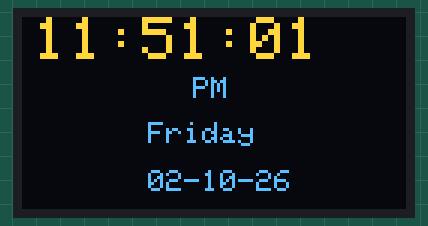
A sketch run on a simulated Arduino Uno, built with avr-gcc and run on an emulated ATmega328P. Shown: 128×64 one-colour display. The OLED is the two-colour kind (top 16 rows yellow).

Above: at 1.1 s.
At 5.1 s:
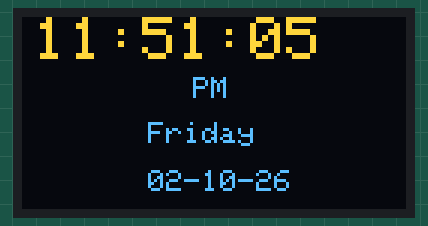
At 10.1 s:
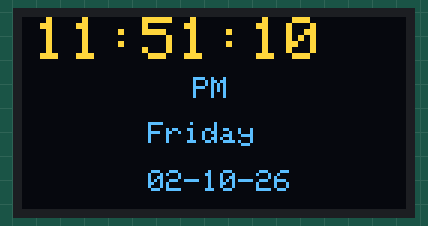
At 19.1 s:
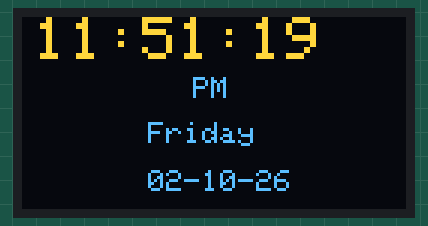
At 28.1 s:
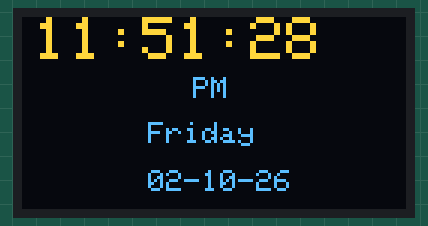
At 38.1 s:
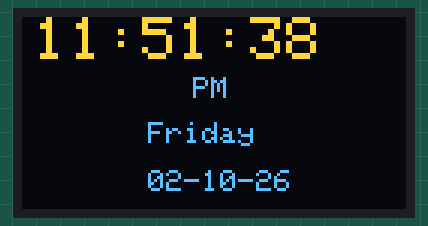

Measured:
- what the display in image 0 shows lasts 1.0 s, from 1.0 s to 2.0 s

The sketch:

digi_clock_simple_version.ino
```cpp
#include <Wire.h>
#include <Adafruit_GFX.h>
#include <Adafruit_SSD1306.h>

#define SCREEN_WIDTH 128
#define SCREEN_HEIGHT 64

Adafruit_SSD1306 display(SCREEN_WIDTH, SCREEN_HEIGHT, &Wire, -1);


// ================= TIME =================

// Starting time: 11:49 PM
int hour = 23;
int minute = 51;
int second = 0;


// ================= DATE =================

// Starting date: Friday, 02-10-26
int day = 2;
int month = 10;
int year = 2026;

// 0 = Sunday
// 1 = Monday
// 2 = Tuesday
// 3 = Wednesday
// 4 = Thursday
// 5 = Friday
// 6 = Saturday
int dayOfWeek = 5;


unsigned long previousMillis = 0;


// ================= DAY NAMES =================

const char* days[] = {
  "Sunday",
  "Monday",
  "Tuesday",
  "Wednesday",
  "Thursday",
  "Friday",
  "Saturday"
};


// ================= DAYS IN MONTH =================

int daysInMonth(int m, int y) {

  // February
  if (m == 2) {

    // Leap year
    if ((y % 400 == 0) || (y % 4 == 0 && y % 100 != 0))
      return 29;

    else
      return 28;
  }

  // 30-day months
  if (m == 4 || m == 6 || m == 9 || m == 11)
    return 30;

  // 31-day months
  return 31;
}


// ================= SETUP =================

void setup() {

  Wire.begin();

  display.begin(SSD1306_SWITCHCAPVCC, 0x3C);

  display.clearDisplay();
  display.setTextColor(SSD1306_WHITE);

  display.display();
}


// ================= MAIN LOOP =================

void loop() {

  // Update every 1 second
  if (millis() - previousMillis >= 1000) {

    previousMillis += 1000;

    second++;


    // ---------- SECONDS ----------

    if (second >= 60) {

      second = 0;
      minute++;
    }


    // ---------- MINUTES ----------

    if (minute >= 60) {

      minute = 0;
      hour++;
    }


    // ---------- HOURS ----------

    if (hour >= 24) {

      hour = 0;

      day++;
      dayOfWeek++;


      // Saturday -> Sunday
      if (dayOfWeek > 6)
        dayOfWeek = 0;
    }


    // ---------- DATE ----------

    if (day > daysInMonth(month, year)) {

      day = 1;
      month++;
    }


    // ---------- MONTH ----------

    if (month > 12) {

      month = 1;
      year++;
    }


    // ================= OLED =================

    display.clearDisplay();


    // ---------- 12-HOUR TIME ----------

    int displayHour = hour % 12;

    if (displayHour == 0)
      displayHour = 12;


    // TIME: HH:MM:SS
    display.setTextSize(2);

    display.setCursor(4, 0);


    // Hour
    if (displayHour < 10)
      display.print("0");

    display.print(displayHour);

    display.print(":");


    // Minute
    if (minute < 10)
      display.print("0");

    display.print(minute);

    display.print(":");


    // Second
    if (second < 10)
      display.print("0");

    display.print(second);


    // ---------- AM / PM ----------

    display.setTextSize(1);

    display.setCursor(57, 20);

    if (hour < 12)
      display.print("AM");
    else
      display.print("PM");


    // ---------- DAY ----------

    display.setTextSize(1);

    display.setCursor(42, 35);

    display.print(days[dayOfWeek]);


    // ---------- DATE DD-MM-YY ----------

    display.setCursor(42, 51);

    // Day
    if (day < 10)
      display.print("0");

    display.print(day);

    display.print("-");


    // Month
    if (month < 10)
      display.print("0");

    display.print(month);

    display.print("-");


    // Year
    if ((year % 100) < 10)
      display.print("0");

    display.print(year % 100);


    // Send to OLED
    display.display();
  }
}
```
